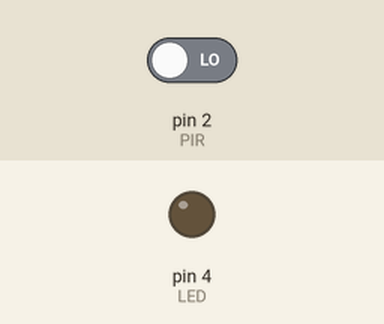
The sketch below on a simulated Arduino Uno, built with avr-gcc and run on an emulated ATmega328P. Parts: output pins drawn as LEDs (lit = HIGH). Dashed ring = blinking. The inputs (shaded band) are chosen by the test bench; at power-on: pin 2 (PIR) LOW.

Above: at 1.2 s.
1.3 s: pin 2 (PIR) driven HIGH
At 1.51 s:
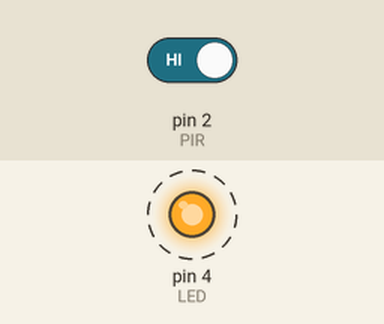
4.3 s: pin 2 (PIR) driven LOW
At 4.3 s:
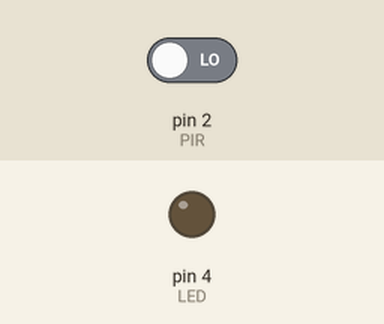
Timing chart, 0 to 7.3 s (numbered marks = the images above; inputs shaded):
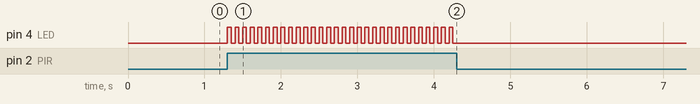

The sketch:

PIR_and_LED.ino
```cpp
const int PIR=2;
const int LED=4;
int estadopir;

void setup()
{
  pinMode(LED, OUTPUT);
  pinMode(PIR, INPUT);
}

void loop()
{
  estadopir=digitalRead(PIR);
  if(estadopir==1)
  {
  digitalWrite(LED, HIGH);
  delay(50);
  digitalWrite(LED, LOW);
  delay(50);
  }
  else
  {
    digitalWrite(LED, LOW);
  }
}
```

Measured:
- after the input at 1.3 s, pin 4 (LED): alternates HIGH for 0.05 s and LOW for 0.05 s, starting at once
- after the input at 4.3 s, pin 4 (LED): stops changing and stays LOW
